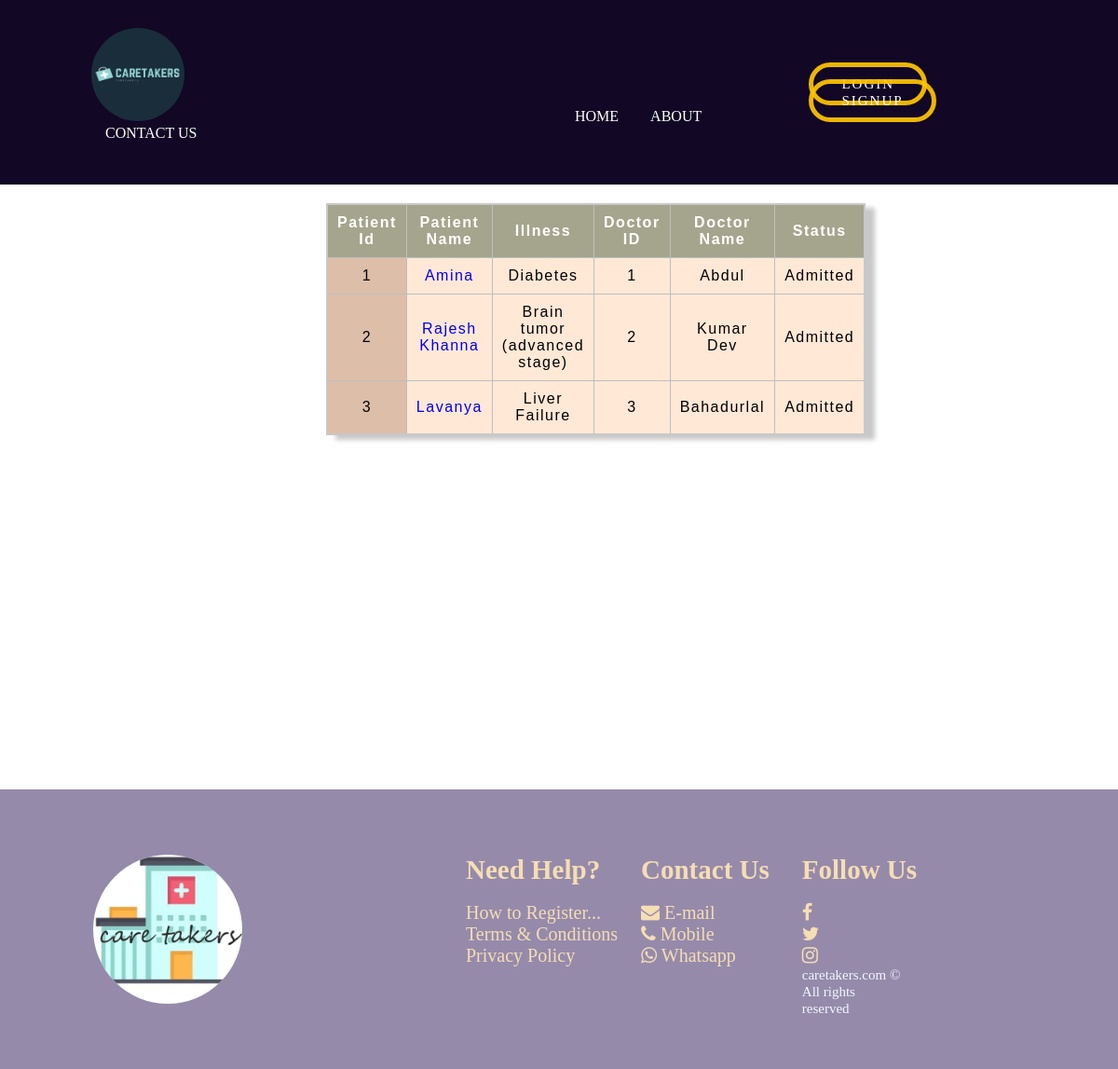
The app's page /patients/ with its own data.
### management/models.py (models this page shows, shortened)
class patient(models.Model):
    patient_name=models.CharField(max_length=25)
    status=models.CharField(max_length=50)
    illness=models.TextField(null=True,blank=True)
    doctor_select=models.TextField(default='Vivek')
    hos_name=models.CharField(max_length=50)
    cost=models.IntegerField(null=True,blank=True)
    med_cost=models.IntegerField(null=True,blank=True)
    discount_cost=models.IntegerField(null=True,blank=True)
    total_cost=models.IntegerField(null=True,blank=True)
    blood_test=models.BooleanField(null=True,blank=True)
    general_checkup=models.BooleanField(null=True,blank=True)
    chest_xray=models.BooleanField(null=True,blank=True)
    ct_scan=models.BooleanField(null=True,blank=True)
    dental_treatment=models.BooleanField(null=True,blank=True)
    ET_Treatment=models.BooleanField(null=True,blank=True)
    Full_checkup=models.BooleanField(null=True,blank=True)

### management/views.py (the view)
# urls.py: path('patients/', views.say_pat),
def say_pat(request):
    allpatients=patient.objects.all()
    context={'pat':allpatients}
    return render(request, 'patient_table.html',context)

### management/templates/patient_table.html (shortened to what this page needs)
{% extends "base.html"%}
{% block contents %}
  <table class="table">
    <thead>
      <tr>
        <th class="col">Patient Id</th>
        <th class="col">Patient Name</th>
        <th class="col">Illness</th>
        <th class="col">Doctor ID</th>
        <th class="col">Doctor Name</th>
        <th class="col">Status</th>
      </tr>
    </thead>
    <tbody>
      {% for i in pat %}
      <tr>
        <td class="row">{{forloop.counter}}</td>
        <td><a href="{{ i.id }}/" style='text-decoration: none;'>{{i.patient_name}}</a></td>
        <td>{{i.illness}}</td>
        <td>{{forloop.counter}}</td>
        <td>{{i.doctor_select}}</td>
        <td>Admitted</td>
      </tr>
      {% endfor %}
    </tbody>
  </table>
{% endblock %}

### management/static/style.css (style rules this page uses)
* { box-sizing: border-box; margin:0; padding:0; }
table { box-shadow: 10px 5px 5px rgb(200, 200, 200); border-collapse: collapse; border: 2px solid rgb(200, 200, 200); letter-spacing: 1px; font-family: "Gill Sans", sans-serif; }
td, th { letter-spacing: 1.5px; border: 1px solid rgb(190, 190, 190); padding: 10px; }
td { transition: color 1s, background-color 1s; }
tr { background-color: #ffe8d6; }
.col { background-color: #a5a58d; color: #fff; }
.row { background-color: #ddbea9; }

### records on screen
patient: patient_name "Amina", illness "Diabetes", doctor_select "Abdul"
patient: patient_name "Rajesh Khanna", illness "Brain tumor (advanced stage)", doctor_select "Kumar Dev"
patient: patient_name "Lavanya", illness "Liver Failure", doctor_select "Bahadurlal"
